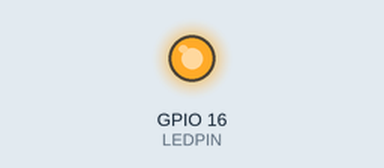
Simulated run of this sketch. Board: ESP8266 (NodeMCU). On the bench: output pins drawn as LEDs (lit = HIGH). WiFi joins after 1.5 s; servers stay silent unless stated; a WiFi scan finds three made-up networks; what the sketch prints to the serial monitor is not drawn.

Above: at 2.6 s.
At 4.8 s:
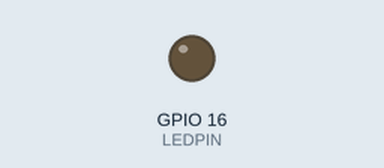
Timing chart, 0 to 7.3 s (numbered marks = the images above):
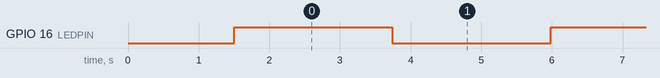

Measured:
- by itself, GPIO 16 (LEDPIN): alternates HIGH for 2.2 s and LOW for 2.2 s

The sketch:

v2.ino
```cpp
#include <ESP8266WiFi.h>

#ifndef STASSID
#define STASSID "ISD_Mesh"
#define STAPSK  "ISDworks!"
#endif
#define LEDPIN 16

const int wifis = 16;
const char wifiName1[] = "eduroam";
const char wifiName2[] = "ISD_Mesh";
struct __attribute__((__packed__)) dataPackage {
  byte myMac[6];
  byte RSSIs[wifis];
  byte BSSIDs[wifis][6];
} data;
byte outGoing[7 * wifis + 6];

const char* ssid     = STASSID;
const char* password = STAPSK;


const char* host = "192.168.1.107";
const uint16_t port = 65432;

byte nullMac_byte[6] = {0, 0, 0, 0, 0, 0};
WiFiClient client;
int status = WL_IDLE_STATUS;

void setup() {
  Serial.begin(115200);
  pinMode(LEDPIN, OUTPUT);
  WiFi.mode(WIFI_STA);
  connectWiFi();

  byte mac[6];
  WiFi.macAddress(mac);
  Serial.print("MAC: ");
  printMacAddress(mac);
  // *data.myMac = reinterpret_cast<const char*>(mac);
  memcpy(data.myMac, mac, sizeof(mac));
}

int loop_count = 0;

void loop() {
  ledBlink();
  Serial.println("\nScanning available networks...");
  listNetworks();
  Serial.println("Communication with server...");
  serverComm();
}

void ledBlink(){
  if (loop_count % 2 == 0)
  {
    digitalWrite(LEDPIN, HIGH);
  }
  else
  {
    digitalWrite(LEDPIN, LOW);
  }
  loop_count++;
}

void serverComm(){
  status = WiFi.status();
  if(status != WL_CONNECTED){
    connectWiFi();
  }
  if(!client.connected()){
    connectServer();
  }
  compressData();
  printData();
  Serial.println("sending data to server");
  int sended = client.write(outGoing, 7 * wifis + 6);
  client.flush();
  Serial.print("Sended: ");
  Serial.println(sended);
}

void connectServer(){
  status = WiFi.status();
  if(status != WL_CONNECTED){
    connectWiFi();
  }
  Serial.print("connecting to ");
  Serial.print(host);
  Serial.print(':');
  Serial.println(port);
  if (client.connected()) {
    Serial.println("already connected");
  }
  else if (client.connect(host, port)) {
    Serial.println("connected to server");
  }
  else {
    Serial.println("NOT connected to server");
  }
}

void connectWiFi(){
  Serial.print("Connecting to ");
  Serial.println(ssid);
  WiFi.begin(ssid, password);
  status = WiFi.status();
  int counter = 0;
  while (status != WL_CONNECTED) {
    delay(500);
    Serial.print(".");
    // WiFi.begin(ssid, password);
    status = WiFi.status();
    counter ++;
    if (counter == 120) {
      WiFi.begin(ssid, password);
      counter = 0;
      Serial.println();
      break;
    }
  }
  Serial.println("WiFi connected");
}

// void connectWiFi(){
//     Serial.println();
//     Serial.print("Connecting to ");
//     Serial.println(ssid);
//     WiFi.begin(ssid, password);
//     while (WiFi.status() != WL_CONNECTED){
//         Serial.print(".");
//         delay(500);
//     }
//     Serial.println("Connected");
// }

void compressData(){
  memcpy(outGoing, data.myMac, 6);
  memcpy(outGoing+6, data.BSSIDs, wifis * 6);
  memcpy(outGoing+6+wifis*6, data.RSSIs, wifis);
}

void printData(){
  // Serial.println("Printing out data: ");
  Serial.print("My mac: ");
  for (int i = 0; i < 7 * wifis + 6; i ++){
    if (i < (wifis + 1) * 6){
      Serial.print(outGoing[i], HEX);
      Serial.print(" ");
      if ((i+1) % 6 == 0){
        Serial.println();
      }
    }
    else{
      Serial.print(outGoing[i]);
      Serial.print(" ");
    }
  }
  Serial.println();
}

void serverReceive(){
  // wait for data to be available
  unsigned long timeout = millis();
  while (client.available() == 0) {
    if (millis() - timeout > 5000) {
      Serial.println(">>> Client Timeout !");
      client.stop();
      delay(10000);
      return;
    }
  }

  // Read all the lines of the reply from server and print them to Serial
  Serial.println("receiving from remote server");
  // not testing 'client.connected()' since we do not need to send data here
  while (client.available()) {
    char ch = static_cast<char>(client.read());
    Serial.print(ch);
  }
}

void serverClose(){
  // Close the connection
  Serial.println();
  Serial.println("closing connection");
  client.stop();
}

int wifiCounter = 0;
void listNetworks(){
  wifiCounter = 0;
  Serial.println("scan start");
  // WiFi.scanNetworks will return the number of networks found
  int n = WiFi.scanNetworks();
  Serial.println("scan done");
  if (n == 0) {
    Serial.println("no networks found");
  } else {
    Serial.print(n);
    Serial.println(" networks found");
    for (int i = 0; i < n; ++i) {
      // Print SSID and RSSI for each network found
      Serial.print(i + 1);
      Serial.print(": ");
      String SSID = WiFi.SSID(i);
      Serial.print(SSID);
      Serial.print(" (");
      long RSSI = WiFi.RSSI(i);
      Serial.print(RSSI);
      Serial.print(")");
      Serial.print("\tBSSID: ");
      byte bssid[6];
      memcpy(bssid, WiFi.BSSID(i), sizeof(bssid));
      printMacAddress(bssid);
      // Serial.println((WiFi.encryptionType(i) == ENC_TYPE_NONE) ? " " : "*");
      // delay(10);

      char SSID2[SSID.length()+1];
      SSID.toCharArray(SSID2, SSID.length()+1);
      if (wifiCounter == wifis){

      }
      else if (strcmp(SSID2, wifiName1) == 0 || strcmp(SSID2, wifiName2) == 0){
        memcpy(data.BSSIDs[wifiCounter], bssid, sizeof(bssid));
        long temp = 0-RSSI;
        // Serial.print("temp is ");
        data.RSSIs[wifiCounter] = (byte)temp;
        wifiCounter ++;
        Serial.print("\t(-)");
      }
      Serial.println();
    }
  }
  Serial.println("");
  if (wifiCounter != wifis){
    for (int i = wifiCounter; i < wifis; i ++){
      memcpy(data.BSSIDs[i], nullMac_byte, sizeof(nullMac_byte));
      data.RSSIs[i] = 0;
    }
  }
}

void printMacAddress(byte mac[]) {
  for (int i = 0; i < 6; i ++) {
    if (mac[i] < 16) {
      Serial.print("0");
    }
    Serial.print(mac[i], HEX);
    if (i < 5) {
      Serial.print(":");
    }
  }
  // Serial.println();
}
```
